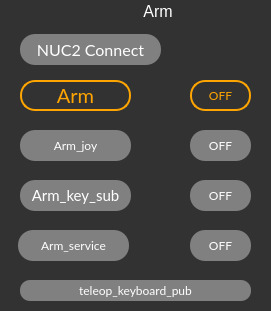
         <widget class="QGroupBox" name="Arm">
          <property name="geometry">
           <rect>
            <x>660</x>
            <y>380</y>
            <width>271</width>
            <height>311</height>
           </rect>
          </property>
          <property name="font">
           <font>
            <pointsize>12</pointsize>
           </font>
          </property>
          <property name="layoutDirection">
           <enum>Qt::LeftToRight</enum>
          </property>
          <property name="autoFillBackground">
           <bool>false</bool>
          </property>
          <property name="styleSheet">
           <string notr="true">color:white;
	background-color: rgb(50,50,50);
	border-radius: 20px;</string>
          </property>
          <property name="title">
           <string>                                Arm</string>
          </property>
          <property name="alignment">
           <set>Qt::AlignBottom|Qt::AlignLeading|Qt::AlignLeft</set>
          </property>
          <property name="checkable">
           <bool>false</bool>
          </property>
          <property name="checked">
           <bool>false</bool>
          </property>
          <widget class="QPushButton" name="Button_Arm">
           <property name="geometry">
            <rect>
             <x>20</x>
             <y>80</y>
             <width>111</width>
             <height>31</height>
            </rect>
           </property>
           <property name="font">
            <font>
             <family>Lato</family>
             <pointsize>15</pointsize>
            </font>
           </property>
           <property name="styleSheet">
            <string notr="true">	color: orange;
    border: 2px solid orange;
	border-radius: 15px;</string>
           </property>
           <property name="text">
            <string>Arm</string>
           </property>
          </widget>
          <widget class="QPushButton" name="Button_Arm_joy">
           <property name="geometry">
            <rect>
             <x>20</x>
             <y>130</y>
             <width>111</width>
             <height>31</height>
            </rect>
           </property>
           <property name="font">
            <font>
             <family>Lato</family>
            </font>
           </property>
           <property name="styleSheet">
            <string notr="true">	color: white;
	background-color: grey;
	border-radius: 15px;-radius: 15px;</string>
           </property>
           <property name="text">
            <string>Arm_joy</string>
           </property>
          </widget>
          <widget class="QPushButton" name="Button_Arm_key">
           <property name="geometry">
            <rect>
             <x>20</x>
             <y>180</y>
             <width>111</width>
             <height>31</height>
            </rect>
           </property>
           <property name="font">
            <font>
             <family>Lato</family>
             <pointsize>11</pointsize>
            </font>
           </property>
           <property name="styleSheet">
            <string notr="true">	color: white;
	background-color: grey;
	border-radius: 15px;-radius: 15px;</string>
           </property>
           <property name="text">
            <string>Arm_key_sub</string>
           </property>
          </widget>
          <widget class="QPushButton" name="Button_Arm_service">
           <property name="geometry">
            <rect>
             <x>18</x>
             <y>230</y>
             <width>111</width>
             <height>31</height>
            </rect>
           </property>
           <property name="font">
            <font>
             <family>Lato</family>
            </font>
           </property>
           <property name="styleSheet">
            <string notr="true">	color: white;
	background-color: grey;
	border-radius: 15px;-radius: 15px;us: 10px;</string>
           </property>
           <property name="text">
            <string>Arm_service</string>
           </property>
          </widget>
          <widget class="QLabel" name="state_label_arm">
           <property name="geometry">
            <rect>
             <x>150</x>
             <y>80</y>
             <width>31</width>
             <height>31</height>
            </rect>
           </property>
           <property name="text">
            <string/>
           </property>
           <property name="pixmap">
            <pixmap>../resources/images/led-off.png</pixmap>
           </property>
          </widget>
          <widget class="QPushButton" name="Off_Arm">
           <property name="geometry">
            <rect>
             <x>190</x>
             <y>80</y>
             <width>61</width>
             <height>31</height>
            </rect>
           </property>
           <property name="font">
            <font>
             <family>Lato</family>
            </font>
           </property>
           <property name="styleSheet">
            <string notr="true">	color: orange;
    border: 2px solid orange;
	border-radius: 15px;</string>
           </property>
           <property name="text">
            <string>OFF</string>
           </property>
          </widget>
          <widget class="QPushButton" name="OFf_Arm_joy">
           <property name="geometry">
            <rect>
             <x>190</x>
             <y>130</y>
             <width>61</width>
             <height>31</height>
            </rect>
           </property>
           <property name="font">
            <font>
             <family>Lato</family>
            </font>
           </property>
           <property name="styleSheet">
            <string notr="true">	color: white;
	background-color: grey;
	border-radius: 15px;</string>
           </property>
           <property name="text">
            <string>OFF</string>
           </property>
          </widget>
          <widget class="QPushButton" name="Off_Arm_key">
           <property name="geometry">
            <rect>
             <x>190</x>
             <y>180</y>
             <width>61</width>
             <height>31</height>
            </rect>
           </property>
           <property name="font">
            <font>
             <family>Lato</family>
            </font>
           </property>
           <property name="styleSheet">
            <string notr="true">	color: white;
	background-color: grey;
	border-radius: 15px;</string>
           </property>
           <property name="text">
            <string>OFF</string>
           </property>
          </widget>
          <widget class="QPushButton" name="Off_Arm_service">
           <property name="geometry">
            <rect>
             <x>190</x>
             <y>230</y>
             <width>61</width>
             <height>31</height>
            </rect>
           </property>
           <property name="font">
            <font>
             <family>Lato</family>
            </font>
           </property>
           <property name="styleSheet">
            <string notr="true">	color: white;
	background-color: grey;
	border-radius: 15px;</string>
           </property>
           <property name="text">
            <string>OFF</string>
           </property>
           <property name="flat">
            <bool>true</bool>
           </property>
          </widget>
          <widget class="QLabel" name="status_label_arm_joy">
           <property name="geometry">
            <rect>
             <x>150</x>
             <y>130</y>
             <width>31</width>
             <height>31</height>
            </rect>
           </property>
           <property name="text">
            <string/>
           </property>
           <property name="pixmap">
            <pixmap>../resources/images/led-off.png</pixmap>
           </property>
          </widget>
          <widget class="QLabel" name="status_label_arm_key">
           <property name="geometry">
            <rect>
             <x>150</x>
             <y>180</y>
             <width>31</width>
             <height>41</height>
            </rect>
           </property>
           <property name="text">
            <string/>
           </property>
           <property name="pixmap">
            <pixmap>../resources/images/led-off.png</pixmap>
           </property>
          </widget>
          <widget class="QLabel" name="status_label_arm_service">
           <property name="geometry">
            <rect>
             <x>150</x>
             <y>230</y>
             <width>31</width>
             <height>31</height>
            </rect>
           </property>
           <property name="text">
            <string/>
           </property>
           <property name="pixmap">
            <pixmap>../resources/images/led-off.png</pixmap>
           </property>
          </widget>
          <widget class="QPushButton" name="Button_NUC2_Connect">
           <property name="geometry">
            <rect>
             <x>20</x>
             <y>34</y>
             <width>141</width>
             <height>31</height>
            </rect>
           </property>
           <property name="font">
            <font>
             <family>Lato</family>
             <pointsize>12</pointsize>
            </font>
           </property>
           <property name="styleSheet">
            <string notr="true">	color: white;
	background-color: grey;
	border-radius: 15px;</string>
           </property>
           <property name="text">
            <string>NUC2 Connect</string>
           </property>
          </widget>
          <widget class="QLabel" name="state_label_nuc2">
           <property name="geometry">
            <rect>
             <x>200</x>
             <y>40</y>
             <width>31</width>
             <height>31</height>
            </rect>
           </property>
           <property name="text">
            <string/>
           </property>
          </widget>
          <widget class="QPushButton" name="Button_teleop_keyboard_pub">
           <property name="geometry">
            <rect>
             <x>20</x>
             <y>280</y>
             <width>231</width>
             <height>21</height>
            </rect>
           </property>
           <property name="font">
            <font>
             <family>Lato</family>
            </font>
           </property>
           <property name="styleSheet">
            <string notr="true">	color: white;
	background-color: grey;
	border-radius: 10px;</string>
           </property>
           <property name="text">
            <string>teleop_keyboard_pub</string>
           </property>
          </widget>
         </widget>
